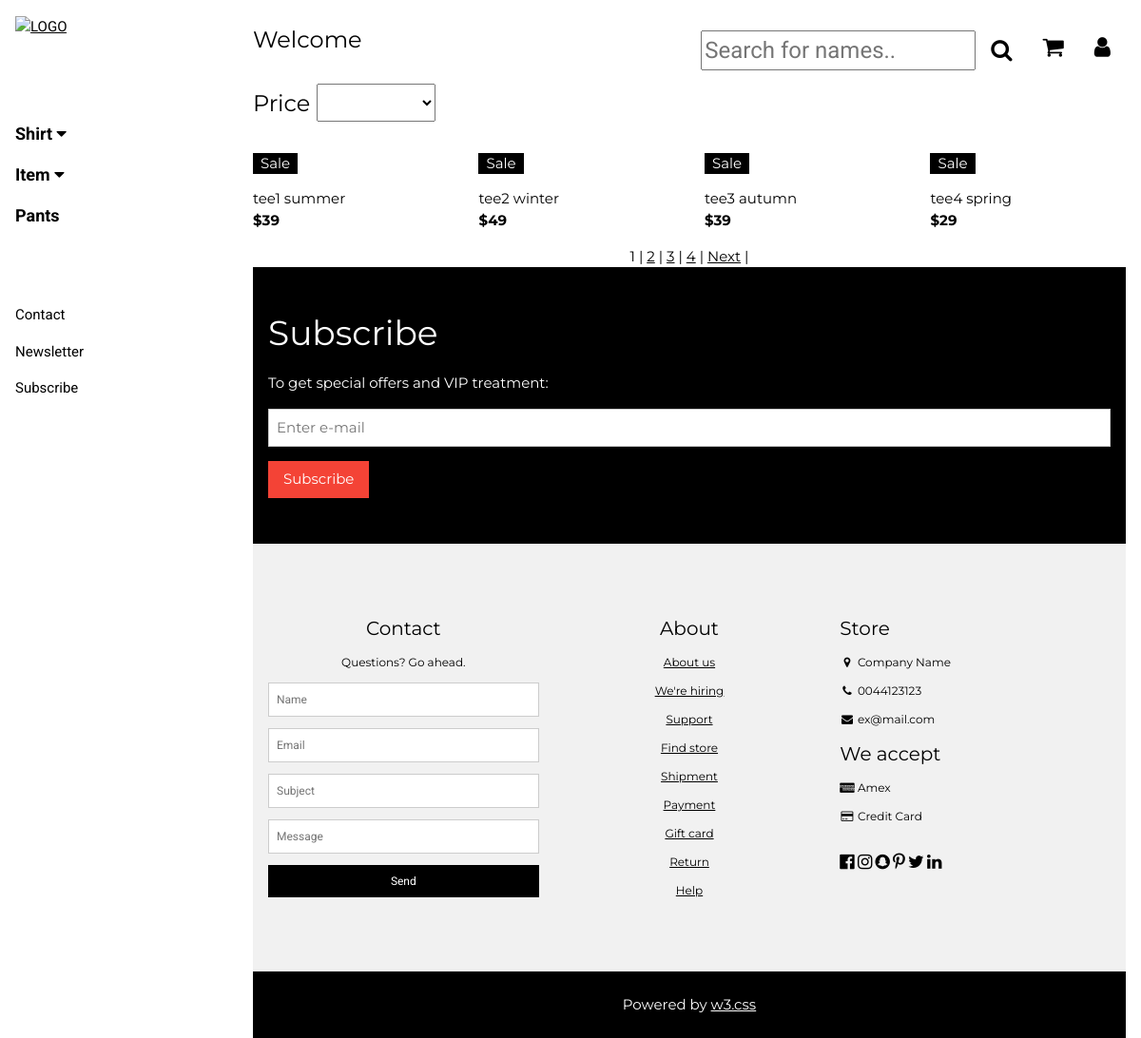
The app's page /T-shirt.php with its own data.
### tables this page shows
CREATE TABLE `sanpham` (
  `maSP` int(30) NOT NULL,
  `maloaiSP` int(11) NOT NULL,
  `thongtinSP` varchar(100) NOT NULL,
  `tenSP` varchar(30) NOT NULL,
  `giaSP` int(11) NOT NULL,
  `hinhanhSP` varchar(100) NOT NULL,
  `soluongtonkho` int(11) NOT NULL
);

### login.php (called while the page is built, shortened)
<?php
function isLogined()
{
    return isset($_SESSION['username']);
}
?>

### T-shirt.php (the view, shortened to what this page needs)
<!DOCTYPE html>
<?php
require('login.php');
?>
<html>
<link rel="stylesheet" href="SOURCE.css">
<link rel="stylesheet" href="https://cdnjs.cloudflare.com/ajax/libs/font-awesome/4.7.0/css/font-awesome.min.css">
<body class="w3-content" style="max-width:1200px" onload="reloadgiohang()">
  <nav class="w3-sidebar w3-bar-block w3-white w3-collapse w3-top" style="z-index:3;width:250px" id="mySidebar">
    <div class="w3-container w3-display-container w3-padding-16">
      <a href="index.php"><img src="Images/ANHNEN/logocheck.jpg" alt="LOGO" width="40%"></a>
    </div>
    <div class="w3-padding-64 w3-large w3-text-gray" style="font-weight:bold">
      <a onclick="myAccFunc()" href="javascript:void(0)" class="w3-button w3-block w3-white w3-left-align">
        Shirt <i class="fa fa-caret-down"></i>
      </a>
      <a onclick="myAccFunc1()" href="javascript:void(0)" class="w3-button w3-block w3-white w3-left-align">
        Item <i class="fa fa-caret-down"></i>
      </a>
      <a href="#" class="w3-bar-item w3-white w3-button ">Pants</a>
    </div>
    <a href="#footer" class="w3-bar-item w3-button w3-padding">Contact</a>
    <a href="javascript:void(0)" class="w3-bar-item w3-button w3-padding" onclick="document.getElementById('newsletter').style.display='block'">Newsletter</a>
    <a href="#footer" class="w3-bar-item w3-button w3-padding">Subscribe</a>
  </nav>
  <div class="w3-main" style="margin-left:250px">
    <header class="w3-container w3-xlarge">
      <p class="w3-left"><?= isLogined() ? 'Hi, ' . $_SESSION['username'] : 'Welcome' ?>
      <p class="w3-right ">
        <?php
        if (!isLogined()) {
        ?>
          <a href="javascript:void(0)" class="w3-bar-item w3-button  w3-right" onclick="w3_open()">
            <i onclick="document.getElementById('id01').style.display='block'" class="fa fa-user "></i>
          </a>
        <?php } else { ?>
          <a href="logout.php" class="w3-bar-item w3-button  w3-right" onclick="w3_open()">
            <i class="fa fa-sign-out "></i>
          </a>
        <?php
        }
        ?>
        <a href="javascript:void(0)" class="w3-bar-item w3-button  w3-right" onclick="w3_open()">
          <i onclick="document.getElementById('shoppingcart').style.display='block'" class="fa fa-shopping-cart "></i>
        </a>
      <form name="fromTim" method="GET" action="Search.php">
        <div class="w3-bar-item  bottom-bar">
          <div class="w3-modal-find w3-padding-32 w3-right">
            <div class="search" class="w3-container  ">
              <button class="w3-bar-item w3-button  w3-right fa fa-search" type="submit" name="timkiem"></button>
              <input type="text" name="tukhoa" placeholder="Search for names.." title="Type in a name" id="find">
            </div>
          </div>
        </div>
      </form>
      </p>
      <div class=" " style="padding-top: 64px;padding-bottom: 32px;">
        Price
        <select name="price" id="price2" style="width: 125px;height: 40px;" onchange="reload1()">
          <option value="***"></option>
          <option value="000-099">0-99 </option>
        </select>
      </div>
          <?php
          $con = createDBConnection();
          $sql = "SELECT * FROM khachhang WHERE userKH='" . $_SESSION['username'] . "'";
          $result = $con->query($sql);
          ?>
    </header>
    <div class="w3-row w3-whitescale" id="myTable">
      <?php
      $conn = createDbConnection();
      if (isset($_REQUEST['from'])) {
        $_SESSION['from'] = $_REQUEST['from'];
        $_SESSION['to'] = $_REQUEST['to'];
        if ($_SESSION['from'] == "***") {
          $result = mysqli_query($conn, 'select count(*) as total from sanpham where maloaisp = 1');
          $row = mysqli_fetch_assoc($result);
          $total_records = $row['total'];
          $current_page = isset($_GET['page']) ? $_GET['page'] : 1;
          $limit = 4;
          $total_page = ceil($total_records / $limit);
          if ($current_page > $total_page) {
            $current_page = $total_page;
          } else if ($current_page < 1) {
            $current_page = 1;
          }
          $start = ($current_page - 1) * $limit;
          $result = mysqli_query($conn, "SELECT * FROM sanpham  where maloaisp = 1 LIMIT $start, $limit");
        } else if ($_SESSION['from'] == 300) {
          $result = mysqli_query($conn, 'select count(*) as total from sanpham where maloaisp = 1 && giasp>=300');
          $row = mysqli_fetch_assoc($result);
          $total_records = $row['total'];
          $current_page = isset($_GET['page']) ? $_GET['page'] : 1;
          $limit = 4;
          $total_page = ceil($total_records / $limit);
          if ($current_page > $total_page) {
            $current_page = $total_page;
          } else if ($current_page < 1) {
            $current_page = 1;
          }
          $start = ($current_page - 1) * $limit;
          $result = mysqli_query($conn, "SELECT * FROM sanpham  where maloaisp = 1 && GIASP>=" .  $_SESSION['from'] . " LIMIT " . $start . "," . $limit);
        } else {
          $result = mysqli_query($conn, 'select count(*) as total from sanpham where maloaisp = 1 && giasp>=' .  $_SESSION['from'] . ' && GIASP<= ' . $_SESSION['to']);
          $row = mysqli_fetch_assoc($result);
          $total_records = $row['total'];
          $current_page = isset($_GET['page']) ? $_GET['page'] : 1;
          $limit = 4;
          $total_page = ceil($total_records / $limit);
          if ($current_page > $total_page) {
            $current_page = $total_page;
          } else if ($current_page < 1) {
            $current_page = 1;
          }
          $start = ($current_page - 1) * $limit;
          $result = mysqli_query($conn, "SELECT * FROM sanpham  where maloaisp = 1 && GIASP>=" .  $_SESSION['from'] . " && GIASP<= " . $_SESSION['to'] . " LIMIT " . $start . "," . $limit);
        }
      } else {
        $result = mysqli_query($conn, 'select count(*) as total from sanpham where maloaisp = 1');
        $row = mysqli_fetch_assoc($result);
        $total_records = $row['total'];
        $current_page = isset($_GET['page']) ? $_GET['page'] : 1;
        $limit = 4;
        $total_page = ceil($total_records / $limit);
        $start = ($current_page - 1) * $limit;
        $result = mysqli_query($conn, "SELECT * FROM sanpham  where maloaisp = 1 LIMIT $start, $limit");
      }
      ?>
      <?php
      if ($result) {
        while ($row = $result->fetch_assoc()) {
      ?>
          <div class="w3-col l3 s6">
            <div class="w3-container">
              <div class="w3-display-container">
                <span class="w3-tag w3-display-topleft">Sale</span>
              </div>
              <p><?= $row['tenSP'] ?> <br><b>$<?= $row['giaSP'] ?></b></p>
            </div>
          </div>
        <?php } ?>
        <div class="w3-bar w3-center ">
          <?php
          if (isset($_REQUEST['from'])) {
            if ($current_page > 1 && $total_page > 1) {
              echo '<a href="T-shirt.php?page=' . ($current_page - 1) . '&from=' . $_SESSION['from'] . '&to=' . $_SESSION['to']  . '">Prev</a> | ';
            }
            for ($i = 1; $i <= $total_page; $i++) {
              if ($i == $current_page) {
                echo '<span>' . $i . '</span> | ';
              } else {
                echo '<a href="T-shirt.php?page=' . $i . '&from=' . $_SESSION['from'] . '&to=' . $_SESSION['to'] . '">' . $i . '</a> | ';
              }
            }
            if ($current_page < $total_page && $total_page > 1) {
              echo '<a href="T-shirt.php?page=' . ($current_page + 1) . '&from=' . $_SESSION['from'] . '&to=' . $_SESSION['to'] . '">Next</a> | ';
            }
          } else {
            for ($i = 1; $i <= $total_page; $i++) {
              if ($i == $current_page) {
                echo '<span>' . $i . '</span> | ';
              } else {
                echo '<a href="T-shirt.php?page=' . $i . '">' . $i . '</a> | ';
              }
            }
            if ($current_page < $total_page && $total_page > 1) {
              echo '<a href="T-shirt.php?page=' . ($current_page + 1) . '">Next</a> | ';
            }
          }
          ?>
        </div>
      <?php } else {
        echo "
      <p style='padding-left: 15px'>Product was not found</p>";
      }
      ?>
    </div>
    <div class="w3-container">
      <div class="w3-container w3-black w3-padding-32">
        <h1>Subscribe</h1>
        <p>To get special offers and VIP treatment:</p>
        <p><input class="w3-input w3-border" type="text" placeholder="Enter e-mail" style="width:100%"></p>
        <button type="button" class="w3-button w3-red w3-margin-bottom">Subscribe</button>
      </div>
      <footer class="w3-padding-64 w3-light-grey w3-small w3-center" id="footer">
        <div class="w3-row-padding">
          <div class="w3-col s4">
            <h4>Contact</h4>
            <p>Questions? Go ahead.</p>
            <form action="/action_page.php" target="_blank">
              <p><input class="w3-input w3-border" type="text" placeholder="Name" name="Name" required></p>
              <p><input class="w3-input w3-border" type="text" placeholder="Email" name="Email" required></p>
              <p><input class="w3-input w3-border" type="text" placeholder="Subject" name="Subject" required></p>
              <p><input class="w3-input w3-border" type="text" placeholder="Message" name="Message" required></p>
              <button type="submit" class="w3-button w3-block w3-black">Send</button>
            </form>
          </div>
          <div class="w3-col s4">
            <h4>About</h4>
            <p><a href="#">About us</a></p>
            <p><a href="#">We're hiring</a></p>
            <p><a href="#">Support</a></p>
            <p><a href="#">Find store</a></p>
            <p><a href="#">Shipment</a></p>
            <p><a href="#">Payment</a></p>
            <p><a href="#">Gift card</a></p>
            <p><a href="#">Return</a></p>
            <p><a href="#">Help</a></p>
          </div>
          <div class="w3-col s4 w3-justify">
            <h4>Store</h4>
            <p><i class="fa fa-fw fa-map-marker"></i> Company Name</p>
            <p><i class="fa fa-fw fa-phone"></i> 0044123123</p>
            <p><i class="fa fa-fw fa-envelope"></i> ex@mail.com</p>
            <h4>We accept</h4>
            <p><i class="fa fa-fw fa-cc-amex"></i> Amex</p>
            <p><i class="fa fa-fw fa-credit-card"></i> Credit Card</p>
            <br>
            <i class="fa fa-facebook-official w3-hover-opacity w3-large"></i>
            <i class="fa fa-instagram w3-hover-opacity w3-large"></i>
            <i class="fa fa-snapchat w3-hover-opacity w3-large"></i>
            <i class="fa fa-pinterest-p w3-hover-opacity w3-large"></i>
            <i class="fa fa-twitter w3-hover-opacity w3-large"></i>
            <i class="fa fa-linkedin w3-hover-opacity w3-large"></i>
          </div>
        </div>
      </footer>
      <div class="w3-black w3-center w3-padding-24">Powered by <a href="https://www.w3schools.com/w3css/default.asp" title="W3.CSS" target="_blank" class="w3-hover-opacity">w3.css</a></div>
    </div>
</body>
</html>

### SOURCE.css (style rules this page uses)
html { box-sizing:border-box }
*,*:before,*:after { box-sizing:inherit }
html { -ms-text-size-adjust:100%;-webkit-text-size-adjust:100% }
body { margin:0 }
article,aside,details,figcaption,figure,footer,header,main,menu,nav,section { display:block }
a { background-color:transparent }
b,strong { font-weight:bolder }
img { border-style:none }
button,input,select,textarea,optgroup { font:inherit;margin:0 }
button,input { overflow:visible }
button,select { text-transform:none }
button,[type=button],[type=reset],[type=submit] { -webkit-appearance:button }
html,body { font-family:Verdana,sans-serif;font-size:15px;line-height:1.5 }
html { overflow-x:hidden }
h1 { font-size:36px }
h4 { font-size:20px }
h1,h2,h3,h4,h5,h6 { font-family:"Segoe UI",Arial,sans-serif;font-weight:400;margin:10px 0 }
img { vertical-align:middle }
a { color:inherit }
.w3-btn,.w3-button { border:none;display:inline-block;padding:8px 16px;vertical-align:middle;overflow:hidden;text-decoration:none;color:inherit;background-color:inherit;text-align:center;cursor:pointer;white-space:nowrap }
.w3-btn,.w3-button { -webkit-touch-callout:none;-webkit-user-select:none;-khtml-user-select:none;-moz-user-select:none;-ms-user-select:none;user-select:none }
.w3-badge,.w3-tag { background-color:#000;color:#fff;display:inline-block;padding-left:8px;padding-right:8px;text-align:center }
.w3-tooltip,.w3-display-container { position:relative }
.w3-input { padding:8px;display:block;border:none;border-bottom:1px solid #ccc;width:100% }
.w3-sidebar { height:100%;width:200px;background-color:#fff;position:fixed!important;z-index:1;overflow:auto }
.w3-main,#main { transition:margin-left .4s }
.w3-bar { width:100%;overflow:hidden }
.w3-bar-block .w3-bar-item { width:100%;display:block;padding:8px 16px;text-align:left;border:none;white-space:normal;float:none;outline:0 }
.w3-block { display:block;width:100% }
.w3-container:after,.w3-container:before,.w3-panel:after,.w3-panel:before,.w3-row:after,.w3-row:before,.w3-row-padding:after,.w3-row-padding:before, .w3-cell-row:before,.w3-cell-row:after,.w3-clear:after,.w3-clear:before,.w3-bar:before,.w3-bar:after { content:"";display:table;clear:both }
.w3-col,.w3-half,.w3-third,.w3-twothird,.w3-threequarter,.w3-quarter { float:left;width:100% }
.w3-col.s4 { width:33.33333% }
.w3-col.s6 { width:49.99999% }
@media (min-width:993px) { .w3-col.l3 { width:24.99999% } }
.w3-content,.w3-auto { margin-left:auto;margin-right:auto }
.w3-content { max-width:980px }
@media (min-width:993px) { .w3-sidebar.w3-collapse { display:block!important } }
.w3-top,.w3-bottom { position:fixed;width:100%;z-index:1 }
.w3-top { top:0 }
.w3-display-topleft { position:absolute;left:0;top:0 }
.w3-row-padding,.w3-row-padding>.w3-half,.w3-row-padding>.w3-third,.w3-row-padding>.w3-twothird,.w3-row-padding>.w3-threequarter,.w3-row-padding>.w3-quarter,.w3-row-padding>.w3-col { padding:0 8px }
.w3-container,.w3-panel { padding:0.01em 16px }
.w3-small { font-size:12px!important }
.w3-large { font-size:18px!important }
.w3-xlarge { font-size:24px!important }
.w3-left-align { text-align:left!important }
.w3-justify { text-align:justify!important }
.w3-center { text-align:center!important }
.w3-border { border:1px solid #ccc!important }
.w3-margin-bottom { margin-bottom:16px!important }
.w3-padding { padding:8px 16px!important }
.w3-padding-16 { padding-top:16px!important;padding-bottom:16px!important }
.w3-padding-24 { padding-top:24px!important;padding-bottom:24px!important }
.w3-padding-32 { padding-top:32px!important;padding-bottom:32px!important }
.w3-padding-64 { padding-top:64px!important;padding-bottom:64px!important }
.w3-left { float:left!important }
.w3-right { float:right!important }
.w3-red,.w3-hover-red:hover { color:#fff!important;background-color:#f44336!important }
.w3-white,.w3-hover-white:hover { color:#000!important;background-color:#fff!important }
.w3-black,.w3-hover-black:hover { color:#fff!important;background-color:#000!important }
.w3-light-grey,.w3-hover-light-grey:hover,.w3-light-gray,.w3-hover-light-gray:hover { color:#000!important;background-color:#f1f1f1!important }
.w3-text-grey,.w3-hover-text-grey:hover,.w3-text-gray,.w3-hover-text-gray:hover { color:#757575!important }

### T-shirt.php (style rules this page uses)
.w3-sidebar a, form { font-family: "Roboto", sans-serif }
body, h1, h2, h3, h4, h5, h6, .w3-wide { font-family: "Montserrat", sans-serif; }

### records on screen
sanpham: tenSP "tee1 summer", giaSP "39"
sanpham: tenSP "tee2 winter", giaSP "49"
sanpham: tenSP "tee3 autumn", giaSP "39"
sanpham: tenSP "tee4 spring", giaSP "29"
